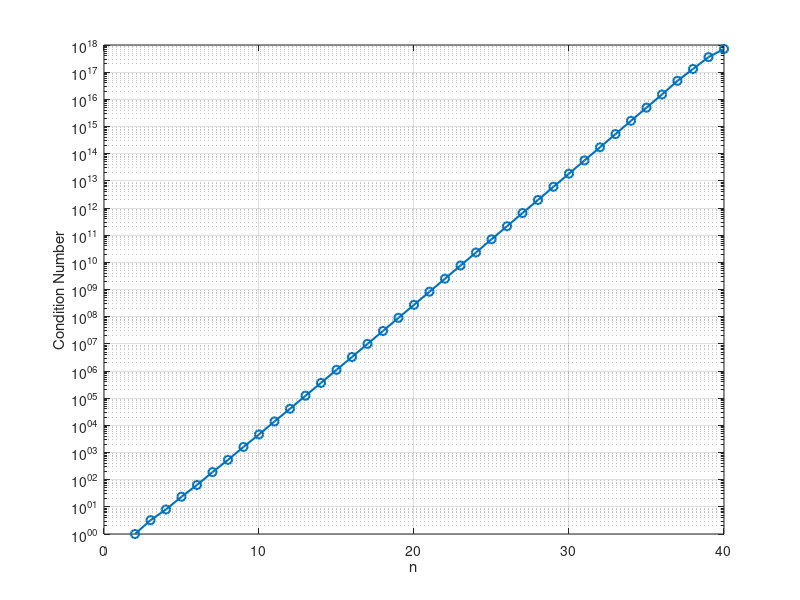

The MATLAB source for this figure:
% Analysis of condition numbers for Vandermonde matrix with equispaced nodes

% Define range of n
n_values = 2:40;
cond_nums = zeros(size(n_values));

% Loop over n values
for k = 1:length(n_values)
    n = n_values(k);
    
    % Generate equispaced nodes on [-1, 1]
    x = linspace(-1, 1, n)';
    
    % Generate Vandermonde matrix for monomials
    V = zeros(n);
    for j = 1:n
        V(:,j) = x.^(j-1);  % Powers from 0 to n-1
    end
    
    % Compute condition number
    cond_nums(k) = cond(V);
end

% Create plot
figure;
semilogy(n_values, cond_nums, '-o', 'LineWidth', 1.5, 'MarkerSize', 6);
xlabel('n');
ylabel('Condition Number');
grid on;